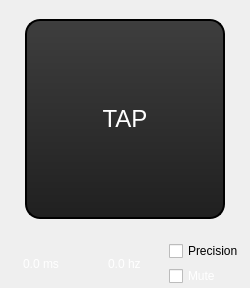
<?xml version="1.0" encoding="UTF-8"?>
<ui version="4.0">
 <class>TapTempo</class>
 <widget class="QWidget" name="TapTempo">
  <property name="windowModality">
   <enum>Qt::NonModal</enum>
  </property>
  <property name="enabled">
   <bool>true</bool>
  </property>
  <property name="geometry">
   <rect>
    <x>0</x>
    <y>0</y>
    <width>250</width>
    <height>288</height>
   </rect>
  </property>
  <property name="sizePolicy">
   <sizepolicy hsizetype="Fixed" vsizetype="Fixed">
    <horstretch>0</horstretch>
    <verstretch>0</verstretch>
   </sizepolicy>
  </property>
  <property name="minimumSize">
   <size>
    <width>250</width>
    <height>288</height>
   </size>
  </property>
  <property name="maximumSize">
   <size>
    <width>250</width>
    <height>288</height>
   </size>
  </property>
  <property name="windowTitle">
   <string>Tap Tempo</string>
  </property>
  <property name="windowIcon">
   <iconset>
    <normaloff>logo.png</normaloff>logo.png</iconset>
  </property>
  <property name="autoFillBackground">
   <bool>true</bool>
  </property>
  <property name="styleSheet">
   <string notr="true">QLabel {
 color: rgb(255, 255, 255);
 background-color: transparent;
}
</string>
  </property>
  <layout class="QVBoxLayout" name="windowLayout">
   <property name="spacing">
    <number>0</number>
   </property>
   <property name="sizeConstraint">
    <enum>QLayout::SetDefaultConstraint</enum>
   </property>
   <property name="leftMargin">
    <number>0</number>
   </property>
   <property name="topMargin">
    <number>0</number>
   </property>
   <property name="rightMargin">
    <number>0</number>
   </property>
   <property name="bottomMargin">
    <number>0</number>
   </property>
   <item>
    <layout class="QVBoxLayout" name="mainLayout">
     <property name="spacing">
      <number>5</number>
     </property>
     <property name="sizeConstraint">
      <enum>QLayout::SetDefaultConstraint</enum>
     </property>
     <property name="leftMargin">
      <number>2</number>
     </property>
     <property name="topMargin">
      <number>2</number>
     </property>
     <property name="rightMargin">
      <number>2</number>
     </property>
     <property name="bottomMargin">
      <number>2</number>
     </property>
     <item alignment="Qt::AlignHCenter|Qt::AlignVCenter">
      <widget class="QPushButton" name="tapButton">
       <property name="enabled">
        <bool>true</bool>
       </property>
       <property name="sizePolicy">
        <sizepolicy hsizetype="Minimum" vsizetype="Minimum">
         <horstretch>0</horstretch>
         <verstretch>0</verstretch>
        </sizepolicy>
       </property>
       <property name="minimumSize">
        <size>
         <width>200</width>
         <height>200</height>
        </size>
       </property>
       <property name="maximumSize">
        <size>
         <width>16777215</width>
         <height>16777215</height>
        </size>
       </property>
       <property name="styleSheet">
        <string notr="true">QPushButton {
	font-size: 24px;
	color: rgb(255, 255, 255);
    background-color: qlineargradient(spread:pad, x1:0, y1:0, x2:0, y2:1, stop:0 rgba(62, 62, 62, 255), stop:1 rgba(32, 32, 32, 255));
    border: 2px solid rgb(0, 0, 0);
    border-radius: 15px;
}

QPushButton:hover {
    background-color: qlineargradient(spread:pad, x1:0, y1:0, x2:0, y2:1, stop:0 rgba(52, 52, 52, 255), stop:1 rgba(22, 22, 22, 255));
}

QPushButton:pressed {
    background-color: qlineargradient(spread:pad, x1:0, y1:0, x2:0, y2:1, stop:0 rgba(32, 32, 32, 255), stop:1 rgba(12, 12, 12, 255));
}

QPushButton:disabled {
    background-color: rgba(62, 62, 62, 255);
    border: 2px solid rgba(100, 100, 100, 255);
}

QPushButton:disabled:hover {
    background-color: rgba(52, 52, 52, 255);
}</string>
       </property>
       <property name="text">
        <string>TAP</string>
       </property>
      </widget>
     </item>
     <item>
      <layout class="QHBoxLayout" name="sidebarLayout">
       <property name="spacing">
        <number>5</number>
       </property>
       <property name="sizeConstraint">
        <enum>QLayout::SetDefaultConstraint</enum>
       </property>
       <item alignment="Qt::AlignHCenter">
        <widget class="QLabel" name="msLabel">
         <property name="toolTip">
          <string>&lt;html&gt;&lt;head/&gt;&lt;body&gt;&lt;p&gt;BPM in milliseconds&lt;/p&gt;&lt;/body&gt;&lt;/html&gt;</string>
         </property>
         <property name="styleSheet">
          <string notr="true"/>
         </property>
         <property name="text">
          <string>0.0 ms</string>
         </property>
        </widget>
       </item>
       <item alignment="Qt::AlignHCenter">
        <widget class="QLabel" name="hzLabel">
         <property name="toolTip">
          <string>&lt;html&gt;&lt;head/&gt;&lt;body&gt;&lt;p&gt;Frequency of BPM&lt;/p&gt;&lt;/body&gt;&lt;/html&gt;</string>
         </property>
         <property name="styleSheet">
          <string notr="true"/>
         </property>
         <property name="text">
          <string>0.0 hz</string>
         </property>
        </widget>
       </item>
       <item>
        <layout class="QVBoxLayout" name="verticalLayout">
         <property name="spacing">
          <number>5</number>
         </property>
         <item>
          <widget class="QCheckBox" name="precisionCheckBox">
           <property name="toolTip">
            <string>&lt;html&gt;&lt;head/&gt;&lt;body&gt;&lt;p&gt;Display in high precision&lt;/p&gt;&lt;/body&gt;&lt;/html&gt;</string>
           </property>
           <property name="styleSheet">
            <string notr="true">color: rgb(255, 255, 255);

QCheckBox::indicator::checked {
	color: rgb(0, 0, 0)
}</string>
           </property>
           <property name="text">
            <string>Precision</string>
           </property>
           <property name="tristate">
            <bool>false</bool>
           </property>
          </widget>
         </item>
         <item>
          <widget class="QCheckBox" name="muteCheckBox">
           <property name="toolTip">
            <string>&lt;html&gt;&lt;head/&gt;&lt;body&gt;&lt;p&gt;Mute metronome&lt;/p&gt;&lt;/body&gt;&lt;/html&gt;</string>
           </property>
           <property name="styleSheet">
            <string notr="true">color: rgb(255, 255, 255);</string>
           </property>
           <property name="text">
            <string>Mute</string>
           </property>
          </widget>
         </item>
        </layout>
       </item>
      </layout>
     </item>
    </layout>
   </item>
  </layout>
 </widget>
 <resources/>
 <connections/>
</ui>
